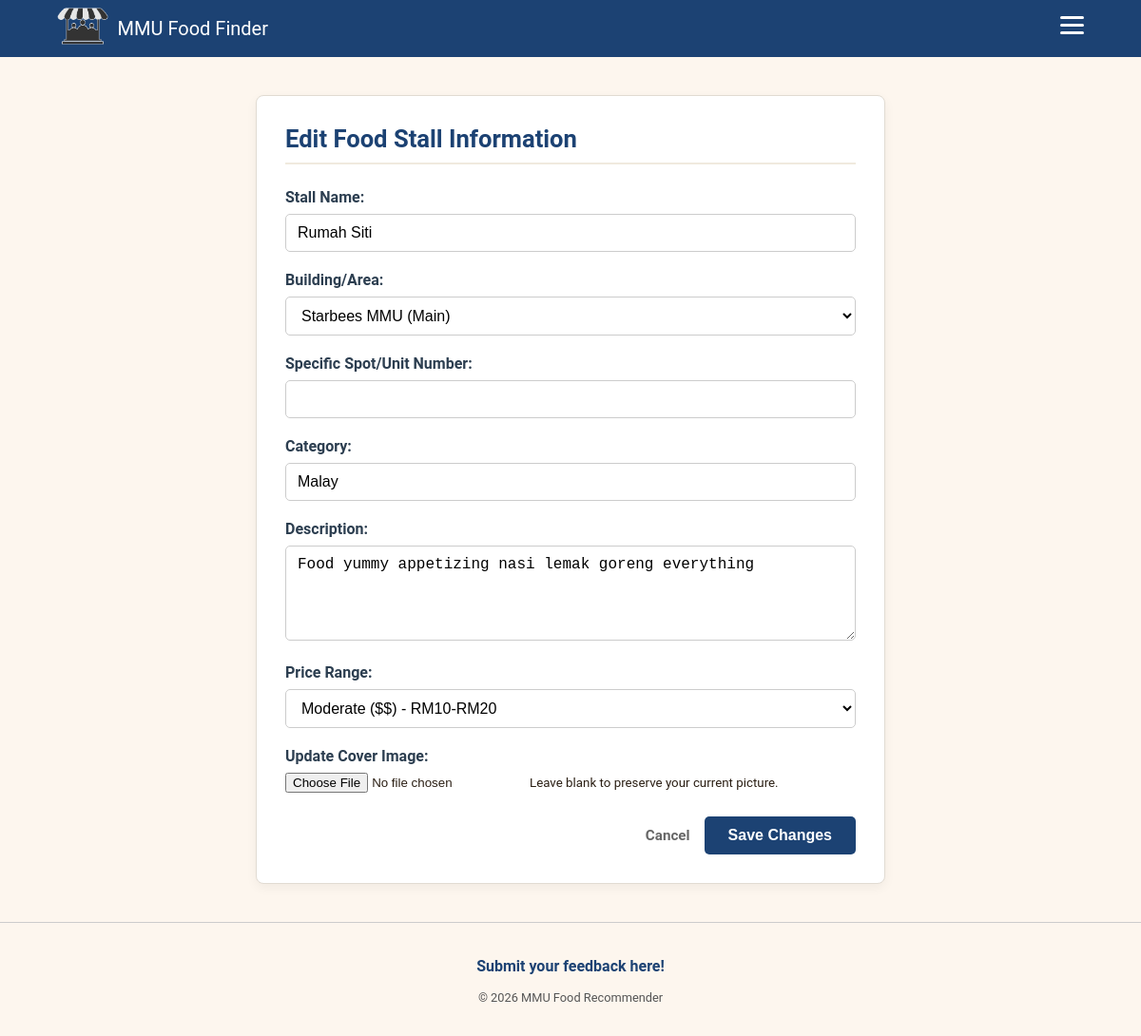
Page /edit_stall/1 (signed in) on the committed database.
### app.py (models this page shows)
class Stall(db.Model):
    id = db.Column(db.Integer, primary_key=True)
    name = db.Column(db.String(120), nullable=False)
    location_id = db.Column(db.Integer, db.ForeignKey('location.id'), nullable=False)
    category = db.Column(db.String(100))
    description = db.Column(db.Text)
    manager_id = db.Column(db.Integer, db.ForeignKey('user.id'))
    food_type = db.Column(db.String(50))
    price_range = db.Column(db.String(10), nullable=False, default="RM")
    image_file = db.Column(db.String(100), nullable=False, default='default_stall.jpg')
    reviews = db.relationship('Review', backref='stall', cascade="all, delete-orphan", lazy=True)

class Location(db.Model):
    id = db.Column(db.Integer, primary_key=True)
    name = db.Column(db.String(120), nullable=False)
    stalls = db.relationship('Stall', backref='place', lazy=True)

### app.py (the view, shortened to what this page needs)
@app.route('/edit_stall/<int:stall_id>', methods=['GET', 'POST'])
@login_required
@role_required(['manager'])
def edit_stall(stall_id):
    stall = Stall.query.get_or_404(stall_id)
    if stall.manager_id != current_user.id and current_user.role.lower() != 'admin':
        return "Unauthorized", 403
    locations = Location.query.all()
    return render_template('edit_stall.html', stall=stall, locations=locations)

### app.py (called while the page is built)
@login_manager.user_loader
def load_user(user_id):
    return User.query.get(int(user_id))

def role_required(allowed_roles):
    def decorator(f):
        @wraps(f)
        def decorated_function(*args, **kwargs):
            if not current_user.is_authenticated or current_user.role not in allowed_roles:
                flash("Access denied. You do not have permission to view this page.")
                return redirect(url_for('home'))
            return f(*args, **kwargs)
        return decorated_function
    return decorator

### templates/edit_stall.html (shortened to what this page needs)
{% extends 'base.html' %}
{% block body_class %}page-addstall{% endblock %}
{% block content %}
<main class="page-addstall">
    <div class="form-wrapper">
        <h2>Edit Food Stall Information</h2>
        <form method="POST" enctype="multipart/form-data">
            <div class="form-group">
                <label>Stall Name:</label>
                <input type="text" name="name" value="{{ stall.name }}" required>
            </div>
            <div class="form-group">
                <label>Building/Area:</label>
                <select name="location_id" required>
                    {% for loc in locations %}
                        <option value="{{ loc.id }}" {% if stall.location_id == loc.id %}selected{% endif %}>
                            {{ loc.name }}
                        </option>
                    {% endfor %}
                </select>
            </div>
            <div class="form-group">
                <label>Specific Spot/Unit Number:</label>
                <input type="text" name="sub_location" value="{{ stall.sub_location }}" required>
            </div>
            <div class="form-group">
                <label>Category:</label>
                <input type="text" name="category" value="{{ stall.category }}" required>
            </div>
            <div class="form-group">
                <label>Description:</label>
                <textarea name="description">{{ stall.description }}</textarea>
            </div>
            <div class="form-group">
                <label for="price_range">Price Range:</label>
                <select name="price_range" id="price_range" required>
                    <option value="RM10 - RM20" {% if stall.price_range == 'RM10 - RM20' %}selected{% endif %}>Moderate ($$) - RM10-RM20</option>
                </select>
            </div>
            <div class="form-group">
                <label>Update Cover Image:</label>
                <input type="file" name="image_file" accept="image/*">
                <small>Leave blank to preserve your current picture.</small>
            </div>
            <div class="actions-div">
                <a href="{{ url_for('manager_dashboard') }}" class="back-link">Cancel</a>
                <button type="submit">Save Changes</button>
            </div>
        </form>
    </div>
</main>
{% endblock %}

### static/style.css (style rules this page uses)
:root { --primary: #1c4273; --navy-dark: #153256; --navy: #1c4273; --blue-mid: #578ef4; --cream: #fdf6ee; --warm-white: #fff9f2; --orange: #e07b39; --orange-light: #fde8cc; --dark: #2b1f14; --mid: #6b4f35; --muted: #a08060; --border: #e2cdb5; --green: #3d7a56; --green-light: #e4f2ea; --gold: #f0a500; --red: #e0473e; --shadow: 0 2px 12px rgba(43, 31, 20, 0.08); --shadow-md: 0 4px 20px rgba(43, 31, 20, 0.13); }
body { font-family: 'Roboto', sans-serif; background-color: var(--cream); color: var(--dark); min-height: 100vh;margin: 0;padding: 0; }
.page-addstall .form-wrapper { max-width: 600px; width: 100%; margin: 40px auto; padding: 30px; background: #ffffff; border-radius: 8px; box-shadow: 0 4px 12px rgba(0,0,0,0.05); border: 1px solid #e1dbd2; }
.page-addstall h2 { color: #1c4273; margin-top: 0; margin-bottom: 25px; font-size: 1.6rem; border-bottom: 2px solid #f0eade; padding-bottom: 10px; }
.page-addstall .form-group { margin-bottom: 20px; }
.page-addstall label { display: block; font-weight: 600; margin-bottom: 8px; color: #2c3e50; }
.page-addstall input[type="text"], .page-addstall select, .page-addstall textarea { width: 100%; padding: 10px 12px; border: 1px solid #ccc; border-radius: 5px; font-size: 1rem; box-sizing: border-box; background-color: #fff; transition: border-color 0.2s; }
.page-addstall textarea { resize: vertical; min-height: 100px; }
.page-addstall .actions-div { display: flex; justify-content: flex-end; align-items: center; gap: 15px; margin-top: 25px; }
.page-addstall button[type="submit"] { background-color: #1c4273; color: white; border: none; padding: 11px 25px; border-radius: 5px; font-size: 1rem; font-weight: bold; cursor: pointer; transition: background-color 0.2s; }
.page-addstall .back-link { color: #666; text-decoration: none; font-weight: bold; font-size: 0.95rem; }

### rows in the picture
Stall: name "Rumah Siti", location_id "Starbees MMU (Main)", category "Malay", description "Food yummy appetizing nasi lemak goreng everything", price_range "Moderate ($$) - RM10-RM20"
